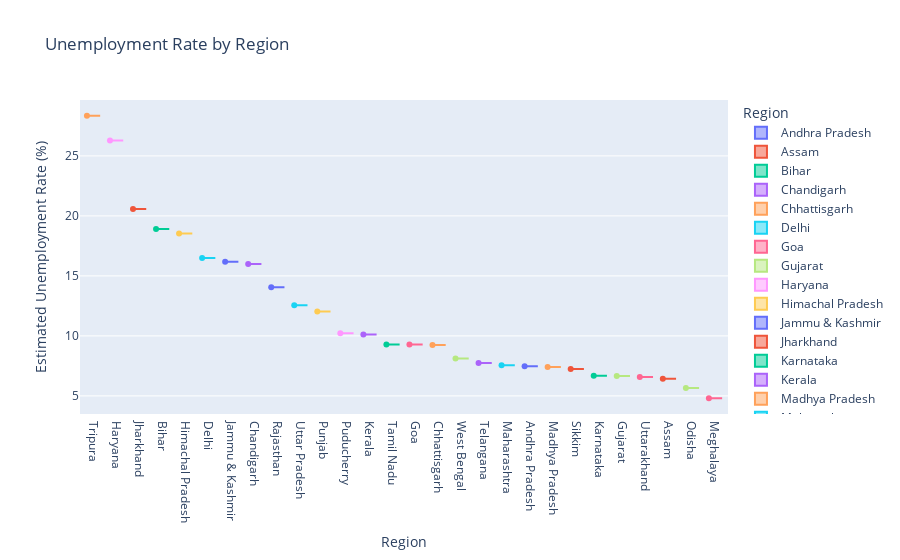

Notebook cell for this chart:
### Code cell
# Box plot


fig = px.box(state, x='Region', y='Estimated Unemployment Rate (%)', title='Unemployment Rate by Region',
             points="all", color='Region')

# Update the layout to set the order of the 'Region' categories on the x-axis
fig.update_layout(xaxis={'categoryorder': 'total descending'})

# Show the plot
fig.show()

### Figure 1 — Plotly figure (JSON) as saved in the notebook; plotly's stock layout.template omitted (floating-point values rounded to 4 significant figures)
{"data": [{"alignmentgroup": "True", "boxpoints": "all", "hovertemplate": "Region=%{x}<br>Estimated Unemployment Rate (%)=%{y}<extra></extra>", "legendgroup": "Andhra Pradesh", "marker": {"color": "#636efa"}, "name": "Andhra Pradesh", "notched": false, "offsetgroup": "Andhra Pradesh", "orientation": "v", "showlegend": true, "type": "box", "x": ["Andhra Pradesh"], "x0": " ", "xaxis": "x", "y": [7.477], "y0": " ", "yaxis": "y"}, {"alignmentgroup": "True", "boxpoints": "all", "hovertemplate": "Region=%{x}<br>Estimated Unemployment Rate (%)=%{y}<extra></extra>", "legendgroup": "Assam", "marker": {"color": "#EF553B"}, "name": "Assam", "notched": false, "offsetgroup": "Assam", "orientation": "v", "showlegend": true, "type": "box", "x": ["Assam"], "x0": " ", "xaxis": "x", "y": [6.428], "y0": " ", "yaxis": "y"}, {"alignmentgroup": "True", "boxpoints": "all", "hovertemplate": "Region=%{x}<br>Estimated Unemployment Rate (%)=%{y}<extra></extra>", "legendgroup": "Bihar", "marker": {"color": "#00cc96"}, "name": "Bihar", "notched": false, "offsetgroup": "Bihar", "orientation": "v", "showlegend": true, "type": "box", "x": ["Bihar"], "x0": " ", "xaxis": "x", "y": [18.92], "y0": " ", "yaxis": "y"}, {"alignmentgroup": "True", "boxpoints": "all", "hovertemplate": "Region=%{x}<br>Estimated Unemployment Rate (%)=%{y}<extra></extra>", "legendgroup": "Chandigarh", "marker": {"color": "#ab63fa"}, "name": "Chandigarh", "notched": false, "offsetgroup": "Chandigarh", "orientation": "v", "showlegend": true, "type": "box", "x": ["Chandigarh"], "x0": " ", "xaxis": "x", "y": [15.99], "y0": " ", "yaxis": "y"}, {"alignmentgroup": "True", "boxpoints": "all", "hovertemplate": "Region=%{x}<br>Estimated Unemployment Rate (%)=%{y}<extra></extra>", "legendgroup": "Chhattisgarh", "marker": {"color": "#FFA15A"}, "name": "Chhattisgarh", "notched": false, "offsetgroup": "Chhattisgarh", "orientation": "v", "showlegend": true, "type": "box", "x": ["Chhattisgarh"], "x0": " ", "xaxis": "x", "y": [9.24], "y0": " ", "yaxis": "y"}, {"alignmentgroup": "True", "boxpoints": "all", "hovertemplate": "Region=%{x}<br>Estimated Unemployment Rate (%)=%{y}<extra></extra>", "legendgroup": "Delhi", "marker": {"color": "#19d3f3"}, "name": "Delhi", "notched": false, "offsetgroup": "Delhi", "orientation": "v", "showlegend": true, "type": "box", "x": ["Delhi"], "x0": " ", "xaxis": "x", "y": [16.5], "y0": " ", "yaxis": "y"}, {"alignmentgroup": "True", "boxpoints": "all", "hovertemplate": "Region=%{x}<br>Estimated Unemployment Rate (%)=%{y}<extra></extra>", "legendgroup": "Goa", "marker": {"color": "#FF6692"}, "name": "Goa", "notched": false, "offsetgroup": "Goa", "orientation": "v", "showlegend": true, "type": "box", "x": ["Goa"], "x0": " ", "xaxis": "x", "y": [9.274], "y0": " ", "yaxis": "y"}, {"alignmentgroup": "True", "boxpoints": "all", "hovertemplate": "Region=%{x}<br>Estimated Unemployment Rate (%)=%{y}<extra></extra>", "legendgroup": "Gujarat", "marker": {"color": "#B6E880"}, "name": "Gujarat", "notched": false, "offsetgroup": "Gujarat", "orientation": "v", "showlegend": true, "type": "box", "x": ["Gujarat"], "x0": " ", "xaxis": "x", "y": [6.664], "y0": " ", "yaxis": "y"}, {"alignmentgroup": "True", "boxpoints": "all", "hovertemplate": "Region=%{x}<br>Estimated Unemployment Rate (%)=%{y}<extra></extra>", "legendgroup": "Haryana", "marker": {"color": "#FF97FF"}, "name": "Haryana", "notched": false, "offsetgroup": "Haryana", "orientation": "v", "showlegend": true, "type": "box", "x": ["Haryana"], "x0": " ", "xaxis": "x", "y": [26.28], "y0": " ", "yaxis": "y"}, {"alignmentgroup": "True", "boxpoints": "all", "hovertemplate": "Region=%{x}<br>Estimated Unemployment Rate (%)=%{y}<extra></extra>", "legendgroup": "Himachal Pradesh", "marker": {"color": "#FECB52"}, "name": "Himachal Pradesh", "notched": false, "offsetgroup": "Himachal Pradesh", "orientation": "v", "showlegend": true, "type": "box", "x": ["Himachal Pradesh"], "x0": " ", "xaxis": "x", "y": [18.54], "y0": " ", "yaxis": "y"}, {"alignmentgroup": "True", "boxpoints": "all", "hovertemplate": "Region=%{x}<br>Estimated Unemployment Rate (%)=%{y}<extra></extra>", "legendgroup": "Jammu & Kashmir", "marker": {"color": "#636efa"}, "name": "Jammu & Kashmir", "notched": false, "offsetgroup": "Jammu & Kashmir", "orientation": "v", "showlegend": true, "type": "box", "x": ["Jammu & Kashmir"], "x0": " ", "xaxis": "x", "y": [16.19], "y0": " ", "yaxis": "y"}, {"alignmentgroup": "True", "boxpoints": "all", "hovertemplate": "Region=%{x}<br>Estimated Unemployment Rate (%)=%{y}<extra></extra>", "legendgroup": "Jharkhand", "marker": {"color": "#EF553B"}, "name": "Jharkhand", "notched": false, "offsetgroup": "Jharkhand", "orientation": "v", "showlegend": true, "type": "box", "x": ["Jharkhand"], "x0": " ", "xaxis": "x", "y": [20.59], "y0": " ", "yaxis": "y"}, {"alignmentgroup": "True", "boxpoints": "all", "hovertemplate": "Region=%{x}<br>Estimated Unemployment Rate (%)=%{y}<extra></extra>", "legendgroup": "Karnataka", "marker": {"color": "#00cc96"}, "name": "Karnataka", "notched": false, "offsetgroup": "Karnataka", "orientation": "v", "showlegend": true, "type": "box", "x": ["Karnataka"], "x0": " ", "xaxis": "x", "y": [6.676], "y0": " ", "yaxis": "y"}, {"alignmentgroup": "True", "boxpoints": "all", "hovertemplate": "Region=%{x}<br>Estimated Unemployment Rate (%)=%{y}<extra></extra>", "legendgroup": "Kerala", "marker": {"color": "#ab63fa"}, "name": "Kerala", "notched": false, "offsetgroup": "Kerala", "orientation": "v", "showlegend": true, "type": "box", "x": ["Kerala"], "x0": " ", "xaxis": "x", "y": [10.12], "y0": " ", "yaxis": "y"}, {"alignmentgroup": "True", "boxpoints": "all", "hovertemplate": "Region=%{x}<br>Estimated Unemployment Rate (%)=%{y}<extra></extra>", "legendgroup": "Madhya Pradesh", "marker": {"color": "#FFA15A"}, "name": "Madhya Pradesh", "notched": false, "offsetgroup": "Madhya Pradesh", "orientation": "v", "showlegend": true, "type": "box", "x": ["Madhya Pradesh"], "x0": " ", "xaxis": "x", "y": [7.406], "y0": " ", "yaxis": "y"}, {"alignmentgroup": "True", "boxpoints": "all", "hovertemplate": "Region=%{x}<br>Estimated Unemployment Rate (%)=%{y}<extra></extra>", "legendgroup": "Maharashtra", "marker": {"color": "#19d3f3"}, "name": "Maharashtra", "notched": false, "offsetgroup": "Maharashtra", "orientation": "v", "showlegend": true, "type": "box", "x": ["Maharashtra"], "x0": " ", "xaxis": "x", "y": [7.558], "y0": " ", "yaxis": "y"}, {"alignmentgroup": "True", "boxpoints": "all", "hovertemplate": "Region=%{x}<br>Estimated Unemployment Rate (%)=%{y}<extra></extra>", "legendgroup": "Meghalaya", "marker": {"color": "#FF6692"}, "name": "Meghalaya", "notched": false, "offsetgroup": "Meghalaya", "orientation": "v", "showlegend": true, "type": "box", "x": ["Meghalaya"], "x0": " ", "xaxis": "x", "y": [4.799], "y0": " ", "yaxis": "y"}, {"alignmentgroup": "True", "boxpoints": "all", "hovertemplate": "Region=%{x}<br>Estimated Unemployment Rate (%)=%{y}<extra></extra>", "legendgroup": "Odisha", "marker": {"color": "#B6E880"}, "name": "Odisha", "notched": false, "offsetgroup": "Odisha", "orientation": "v", "showlegend": true, "type": "box", "x": ["Odisha"], "x0": " ", "xaxis": "x", "y": [5.658], "y0": " ", "yaxis": "y"}, {"alignmentgroup": "True", "boxpoints": "all", "hovertemplate": "Region=%{x}<br>Estimated Unemployment Rate (%)=%{y}<extra></extra>", "legendgroup": "Puducherry", "marker": {"color": "#FF97FF"}, "name": "Puducherry", "notched": false, "offsetgroup": "Puducherry", "orientation": "v", "showlegend": true, "type": "box", "x": ["Puducherry"], "x0": " ", "xaxis": "x", "y": [10.22], "y0": " ", "yaxis": "y"}, {"alignmentgroup": "True", "boxpoints": "all", "hovertemplate": "Region=%{x}<br>Estimated Unemployment Rate (%)=%{y}<extra></extra>", "legendgroup": "Punjab", "marker": {"color": "#FECB52"}, "name": "Punjab", "notched": false, "offsetgroup": "Punjab", "orientation": "v", "showlegend": true, "type": "box", "x": ["Punjab"], "x0": " ", "xaxis": "x", "y": [12.03], "y0": " ", "yaxis": "y"}, {"alignmentgroup": "True", "boxpoints": "all", "hovertemplate": "Region=%{x}<br>Estimated Unemployment Rate (%)=%{y}<extra></extra>", "legendgroup": "Rajasthan", "marker": {"color": "#636efa"}, "name": "Rajasthan", "notched": false, "offsetgroup": "Rajasthan", "orientation": "v", "showlegend": true, "type": "box", "x": ["Rajasthan"], "x0": " ", "xaxis": "x", "y": [14.06], "y0": " ", "yaxis": "y"}, {"alignmentgroup": "True", "boxpoints": "all", "hovertemplate": "Region=%{x}<br>Estimated Unemployment Rate (%)=%{y}<extra></extra>", "legendgroup": "Sikkim", "marker": {"color": "#EF553B"}, "name": "Sikkim", "notched": false, "offsetgroup": "Sikkim", "orientation": "v", "showlegend": true, "type": "box", "x": ["Sikkim"], "x0": " ", "xaxis": "x", "y": [7.249], "y0": " ", "yaxis": "y"}, {"alignmentgroup": "True", "boxpoints": "all", "hovertemplate": "Region=%{x}<br>Estimated Unemployment Rate (%)=%{y}<extra></extra>", "legendgroup": "Tamil Nadu", "marker": {"color": "#00cc96"}, "name": "Tamil Nadu", "notched": false, "offsetgroup": "Tamil Nadu", "orientation": "v", "showlegend": true, "type": "box", "x": ["Tamil Nadu"], "x0": " ", "xaxis": "x", "y": [9.284], "y0": " ", "yaxis": "y"}, {"alignmentgroup": "True", "boxpoints": "all", "hovertemplate": "Region=%{x}<br>Estimated Unemployment Rate (%)=%{y}<extra></extra>", "legendgroup": "Telangana", "marker": {"color": "#ab63fa"}, "name": "Telangana", "notched": false, "offsetgroup": "Telangana", "orientation": "v", "showlegend": true, "type": "box", "x": ["Telangana"], "x0": " ", "xaxis": "x", "y": [7.738], "y0": " ", "yaxis": "y"}, {"alignmentgroup": "True", "boxpoints": "all", "hovertemplate": "Region=%{x}<br>Estimated Unemployment Rate (%)=%{y}<extra></extra>", "legendgroup": "Tripura", "marker": {"color": "#FFA15A"}, "name": "Tripura", "notched": false, "offsetgroup": "Tripura", "orientation": "v", "showlegend": true, "type": "box", "x": ["Tripura"], "x0": " ", "xaxis": "x", "y": [28.35], "y0": " ", "yaxis": "y"}, {"alignmentgroup": "True", "boxpoints": "all", "hovertemplate": "Region=%{x}<br>Estimated Unemployment Rate (%)=%{y}<extra></extra>", "legendgroup": "Uttar Pradesh", "marker": {"color": "#19d3f3"}, "name": "Uttar Pradesh", "notched": false, "offsetgroup": "Uttar Pradesh", "orientation": "v", "showlegend": true, "type": "box", "x": ["Uttar Pradesh"], "x0": " ", "xaxis": "x", "y": [12.55], "y0": " ", "yaxis": "y"}, {"alignmentgroup": "True", "boxpoints": "all", "hovertemplate": "Region=%{x}<br>Estimated Unemployment Rate (%)=%{y}<extra></extra>", "legendgroup": "Uttarakhand", "marker": {"color": "#FF6692"}, "name": "Uttarakhand", "notched": false, "offsetgroup": "Uttarakhand", "orientation": "v", "showlegend": true, "type": "box", "x": ["Uttarakhand"], "x0": " ", "xaxis": "x", "y": [6.583], "y0": " ", "yaxis": "y"}, {"alignmentgroup": "True", "boxpoints": "all", "hovertemplate": "Region=%{x}<br>Estimated Unemployment Rate (%)=%{y}<extra></extra>", "legendgroup": "West Bengal", "marker": {"color": "#B6E880"}, "name": "West Bengal", "notched": false, "offsetgroup": "West Bengal", "orientation": "v", "showlegend": true, "type": "box", "x": ["West Bengal"], "x0": " ", "xaxis": "x", "y": [8.125], "y0": " ", "yaxis": "y"}], "layout": {"boxmode": "overlay", "legend": {"title": {"text": "Region"}, "tracegroupgap": 0}, "title": {"text": "Unemployment Rate by Region"}, "xaxis": {"anchor": "y", "categoryarray": ["Andhra Pradesh", "Assam", "Bihar", "Chandigarh", "Chhattisgarh", "Delhi", "Goa", "Gujarat", "Haryana", "Himachal Pradesh", "Jammu & Kashmir", "Jharkhand", "Karnataka", "Kerala", "Madhya Pradesh", "Maharashtra", "Meghalaya", "Odisha", "Puducherry", "Punjab", "Rajasthan", "Sikkim", "Tamil Nadu", "Telangana", "Tripura", "Uttar Pradesh", "Uttarakhand", "West Bengal"], "categoryorder": "total descending", "domain": [0, 1], "title": {"text": "Region"}}, "yaxis": {"anchor": "x", "domain": [0, 1], "title": {"text": "Estimated Unemployment Rate (%)"}}}}
